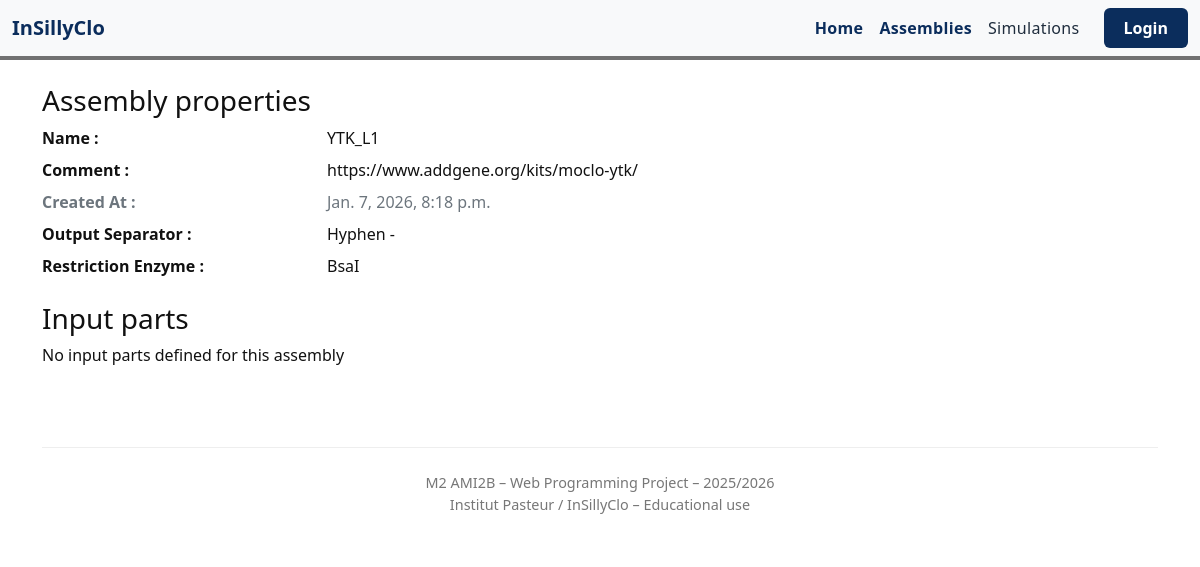
Page /campaigns/simulator/browse/1/ on the earlier database version.
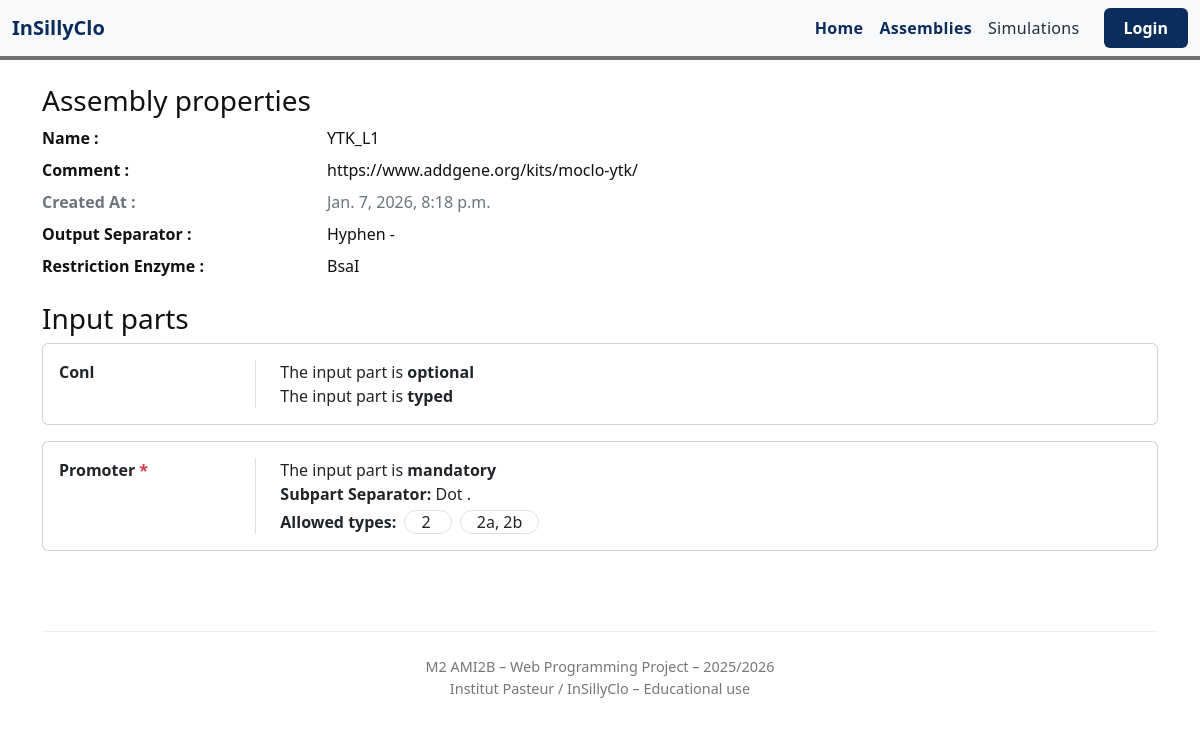
Same page on the later database version.
### campaigns/models.py (models this page shows)
class Assembly(models.Model):
    name = models.CharField(max_length=200)
    comment = models.TextField()
    creation_date = models.DateTimeField("Created At")
    separator = models.CharField(max_length=20)
    restriction_enzyme = models.CharField(max_length=50)
    file = models.FileField(
        upload_to="assemblies/",
        blank=True,
        null=True
    )

class InputParts(models.Model):
    assembly = models.ForeignKey(Assembly, on_delete=models.CASCADE, related_name='inputparts_set')
    part_name = models.CharField(max_length=200)
    typed = models.BooleanField(default=False)
    mandatory = models.BooleanField(default=True)
    separator = models.CharField(max_length=20, blank=True, null=True)
    allowed_types = models.ManyToManyField('Type', blank=True)

class Type(models.Model):
    type_name = models.CharField(max_length=50)

### campaigns/views.py (the view)
# urls.py: path('simulator/browse/<int:pk>/', views.assembly_detail, name='assembly_detail'),
def assembly_detail(request, pk):
    assembly = get_object_or_404(Assembly, id=pk)
    input_parts = assembly.inputparts_set.prefetch_related("allowed_types")
    context = {
        "assembly": assembly,
        "input_parts": input_parts,
    }
    return render(request, "campaigns/assembly_details.html", context)

### campaigns/templates/campaigns/assembly_details.html (shortened to what this page needs)
{% load static %}
<!DOCTYPE html>
<html lang="en">
<head>
    <link href="https://cdn.jsdelivr.net/npm/bootstrap@5.3.2/dist/css/bootstrap.min.css" rel="stylesheet">
    <link href="https://cdn.jsdelivr.net/npm/bootstrap-icons@1.10.5/font/bootstrap-icons.css" rel="stylesheet">
    <link rel="stylesheet" href="{% static 'frontend/styles.css' %}">
</head>
<body class="d-flex flex-column min-vh-100">
<nav class="navbar navbar-expand-md navbar-light bg-light border-bottom border-3">
    <div class="container-fluid">
        <a class="navbar-brand fw-bold" href="/">InSillyClo</a>
        <div class="collapse navbar-collapse" id="mainNav">
            <ul class="navbar-nav ms-auto mb-2 mb-md-0">
                <li class="nav-item"><a class="nav-link active" href="/">Home</a></li>
                <li class="nav-item"><a class="nav-link active" href="/campaigns/simulator/browse/">Assemblies</a></li>
                <li class="nav-item"><a class="nav-link" href="/campaigns/simulator/">Simulations</a></li>
                <li class="nav-item"><a class="btn btn-simulator ms-md-3" href="/accounts/login/">Login</a></li>
            </ul>
        </div>
    </div>
</nav>
<main class="flex-grow-1">
  <div class="container py-4">
<h3>Assembly properties</h3>
<dl class="row">
  <dt class="col-12 col-md-3">Name :</dt>
  <dd class="col-12 col-md-9">
    {{ assembly.name }}
  </dd>
  <dt class="col-12 col-md-3">Comment :</dt>
  <dd class="col-12 col-md-9">
    {{ assembly.comment|default:"—" }}
  </dd>
  <dt class="col-12 col-md-3 text-secondary">Created At :</dt>
  <dd class="col-12 col-md-9 text-secondary">
    {{ assembly.creation_date }}
  </dd>
  <dt class="col-12 col-md-3">Output Separator :</dt>
  <dd class="col-12 col-md-9">
    {{ assembly.separator|default:"—" }}
  </dd>
  <dt class="col-12 col-md-3">Restriction Enzyme :</dt>
  <dd class="col-12 col-md-9">
    {{ assembly.restriction_enzyme|default:"—" }}
  </dd>
</dl>
<h3>Input parts</h3>
{% if input_parts %}
  {% for part in input_parts %}
    <div class="card context-designer border-designer mb-3">
      <div class="card-body row">
        <div class="col-12 col-xl-2 col-lg-3 col-md-3 me-md-4">
          <div class="text-designer fw-bolder">
            {{ part.part_name }}
            {% if part.mandatory %}
              <span class="text-danger">*</span>
            {% endif %}
          </div>
        </div>
        <div class="col border-10 border-start border-auto ps-md-4">
            <div class="d-block">
                    {% if part.mandatory %}
                        The input part is <b>mandatory</b>
                    {% else %}
                        The input part is <b>optional</b>
                    {% endif %}
                </div>
                {% if part.typed %}
                <div class="d-block">
                    The input part is <b>typed</b>
                </div>
                {% endif %}
                {% if part.separator %}
                <div class="d-block">
                    <span class="fw-bolder">Subpart Separator:</span>
                    {{ part.separator }}
                </div>
                {% endif %}
          {% if part.allowed_types.exists %}
            <div class="d-block mt-1">
              <span class="fw-bolder">Allowed types:</span>
              {% for t in part.allowed_types.all %}
                <span class="border border-1 border-designer
                             rounded-5 px-3 mx-1 bg-designer-light">
                  {{ t.type_name }}
                </span>
              {% endfor %}
            </div>
          {% endif %}
        </div>
      </div>
    </div>
  {% endfor %}
{% else %}
  <div class="placeholder-box">
    No input parts defined for this assembly
  </div>
{% endif %}
<footer>
  <div class="container text-center">
    M2 AMI2B – Web Programming Project – 2025/2026
    <br>
    Institut Pasteur / InSillyClo – Educational use
  </div>
</footer>
</body>
</html>

### frontend/static/frontend/styles.css (style rules this page uses)
body { background-color: #fff; color: #111; }
.navbar { background-color: #ffffffde; }
.navbar.border-bottom { border-bottom: 4px solid #0f0f0f93 !important; }
.navbar .navbar-brand { font-weight: 700; color: #0b2d5c; }
.navbar .nav-link { font-weight: 500; letter-spacing: 0.02em; color: #1f2d3d; }
.navbar .nav-link.active { color: #0b2d5c !important; font-weight: 700; }
footer { border-top: 1px solid #eee; margin-top: 5rem; padding: 1.5rem 0; color: #777; font-size: 0.9rem; }
.btn-simulator { background-color: #0b2d5c; border: none; color: #fff; padding: 0.5rem 1.25rem; font-weight: 600; border-radius: 6px; text-decoration: none; transition: background-color 0.3s; }

Differences in the rows shown:
added InputParts: part_name "Conl", mandatory "The input part is", typed "The input part is"
added InputParts: part_name "Promoter", mandatory "The input part is", separator "Dot ."
added Type: type_name "2"
added Type: type_name "2a, 2b"
Other differences:
text no longer shown: "No input parts defined for this assembly"
